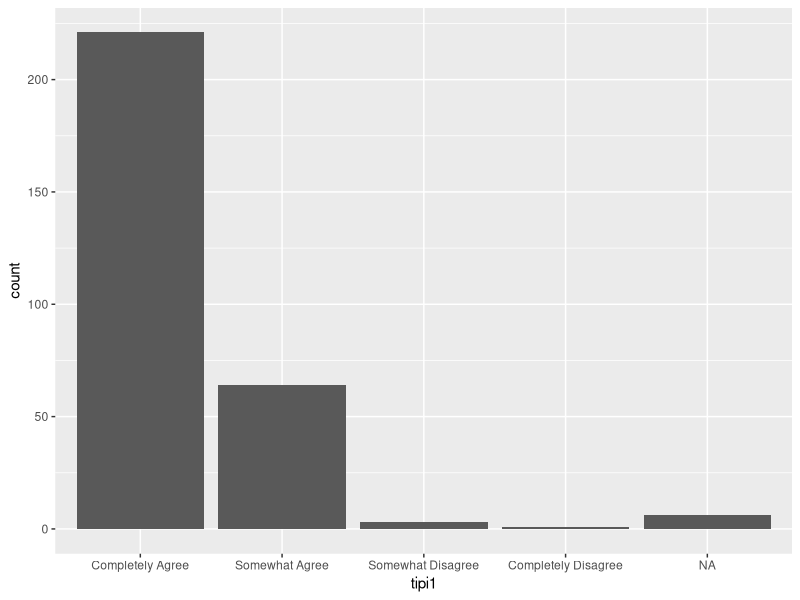

Here is the R script that generated this plot: (Note: this script raises an error after producing the figure.)
library(tidyverse)
library(readxl)
library(ggplot2)
setwd("~/HIP")

data = read_excel('weekdayend_all.xlsx') 

#### AT (Evening) ####

# Question regarding AT11 AT12language variable(s)

AT = c('tipi1',
       'tipi2',
       'tipi3',
       'tipi4',
       'tipi5',
       'tipi6',
       'tipi7',
       'tipi8',
       'tipi9',
       'tipi10')

data_AT = data %>%
  select(all_of(AT)) %>%
  mutate(across(AT[c(1:10)], as.factor)) %>%
  mutate(across(AT[c(1:10)], ~recode(.,
                                     `0` = 'Completely Agree',
                                     `1` = 'Somewhat Agree',
                                     `2` = 'Neither agree nor disagree',
                                     `3` = 'Somewhat Disagree',
                                     `4` = 'Completely Disagree'))) 

str(data_AT) 

ggplot(data = data_AT) +
  geom_bar(aes(x = tipi1)) +
  ggsave('AT1.png')

ggplot(data = data_AT) +
  geom_bar(aes(x = tipi2)) +
  ggsave('AT2.png')

ggplot(data = data_AT) +
  geom_bar(aes(x = tipi3)) +
  ggsave('AT3.png')

ggplot(data = data_AT) +
  geom_bar(aes(x = tipi4)) +
  ggsave('AT4.png')

ggplot(data = data_AT) +
  geom_bar(aes(x = tipi5)) +
  ggsave('AT5.png')

ggplot(data = data_AT) +
  geom_bar(aes(x = tipi6)) +
  ggsave('AT6.png')

ggplot(data = data_AT) +
  geom_bar(aes(x = tipi7)) +
  ggsave('AT7.png')

ggplot(data = data_AT) +
  geom_bar(aes(x = tipi8)) +
  ggsave('AT8.png')

ggplot(data = data_AT) +
  geom_bar(aes(x = tipi9)) +
  ggsave('AT9.png')

ggplot(data = data_AT) +
  geom_bar(aes(x = tipi10)) +
  ggsave('AT10.png')


#### WM (Evening) ####

# Question regarding series21_yesno - series37_yesno
WM = c('series11_yesno',
       'series12_yesno',
       'series13_yesno',
       'series14_yesno',
       'series15_yesno',
       'series16_yesno',
       'series17_yesno')

data_WM = data %>%
  select(all_of(WM)) %>%
  mutate(across(WM[c(1:7)], as.factor)) %>%
  mutate(across(WM[c(1:7)], ~recode(.,
                                     `0` = 'Incorrect',
                                     `1` = 'Correct'))) 

str(data_WM) 

ggplot(data = data_WM) +
  geom_bar(aes(x = series11_yesno)) +
  ggsave('WM1.png')

ggplot(data = data_WM) +
  geom_bar(aes(x = series12_yesno)) +
  ggsave('WM2.png')

ggplot(data = data_WM) +
  geom_bar(aes(x = series13_yesno)) +
  ggsave('WM3.png')

ggplot(data = data_WM) +
  geom_bar(aes(x = series14_yesno)) +
  ggsave('WM4.png')

ggplot(data = data_WM) +
  geom_bar(aes(x = series15_yesno)) +
  ggsave('WM5.png')

ggplot(data = data_WM) +
  geom_bar(aes(x = series16_yesno)) +
  ggsave('WM6.png')

ggplot(data = data_WM) +
  geom_bar(aes(x = series17_yesno)) +
  ggsave('WM7.png')